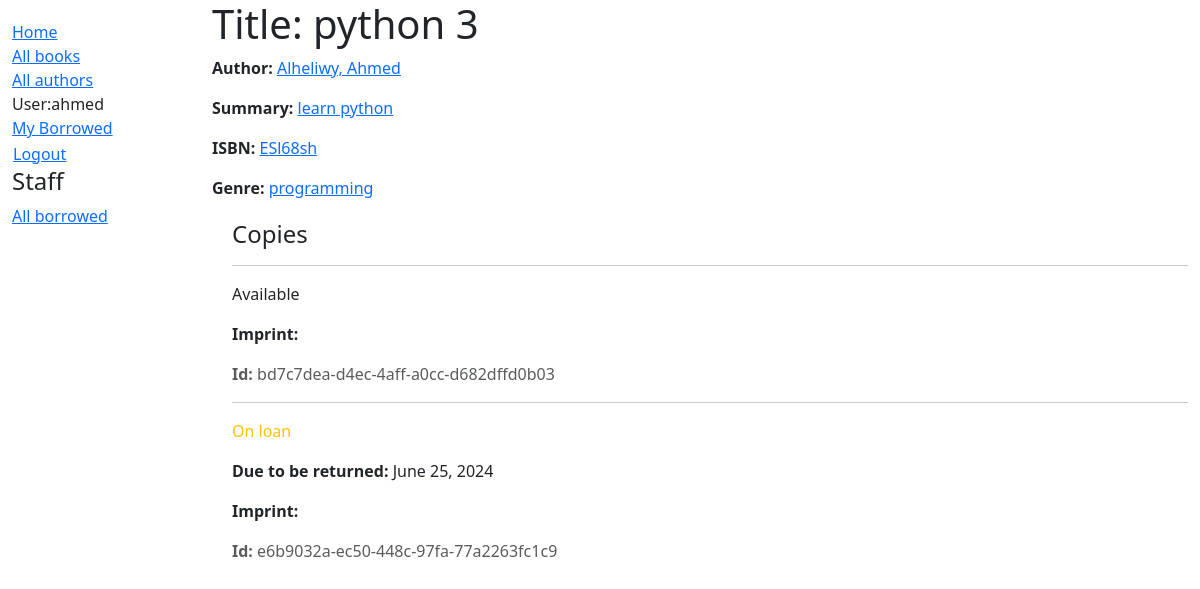
Before: /catalog/book/1 (signed in) with the older database file.
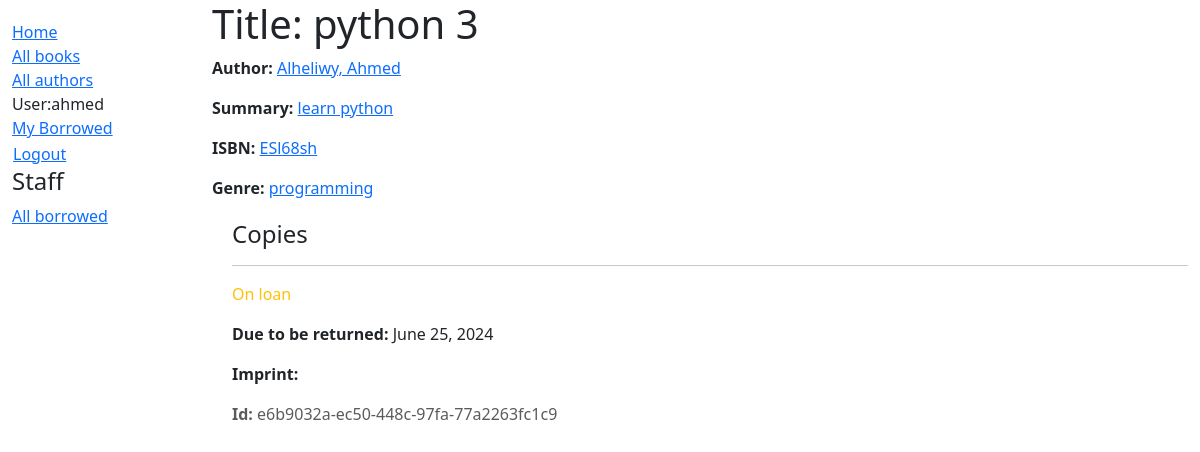
After: the same page with the newer database file.
### catalog/models.py (models this page shows, shortened)
class BookInstance(models.Model):
    id=models.UUIDField(primary_key=True,default=uuid.uuid4,help_text='Unique ID for book instances')
    book=models.ForeignKey('Book',on_delete=models.RESTRICT,null=True)
    imprint=models.CharField(max_length=200)
    due_back=models.DateField(null=True,blank=True)
    borrower=models.ForeignKey(settings.AUTH_USER_MODEL,on_delete=models.SET_NULL,null=True,blank=True)
    LOAN_STATUS=(
            ('m','Maintenance'),
            ('o','On loan'),
            ('a','Available'),
            ('r','Reserved'),
            )
    status=models.CharField(max_length=1,
                            choices=LOAN_STATUS,
                            blank=True,default='m',
                            help_text='Book Available',)
    class Meta:
        ordering=['due_back']
    class meta:
        permissisons=(('can_mark_returned','Set book as returned'),)

### catalog/views.py (the view)
# urls.py: path('book/<int:pk>',views.BookDetailView.as_view(),name='book-detail'),
class BookDetailView(LoginRequiredMixin,generic.DetailView):
    login_url='/accounts/login'
    redirect_field_name='redirect_to'
    model=Book

### catalog/models.py (called while the page is built)
    def __str__(self):
        return self.name

    def __str__(self):
        return f'{self.last_name}, {self.first_name}'

### catalog/templates/catalog/book_detail.html
{% extends "base_generic.html" %}
{% block content %}
 <h1>Title: {{book.title}}</h1>
 <p><strong>Author: </strong> <a href="{% url 'author-detail' book.author.pk %}">{{book.author}}</a></p>
 <p><strong>Summary: </strong> <a href="">{{book.summary}}</a></p>
 <p><strong>ISBN: </strong> <a href="">{{book.isbn}}</a></p>
 <p><strong>Genre: </strong> <a href="">{{book.genre.all | join:", "}}</a></p>
 <div style=' margin-left: 20px ; margin-top: 20px;'>
     <h4>Copies</h4>
     {% for copy in  book.bookinstance_set.all %}
        <hr/>
        <p class='{% if copy.status == 'a' %}text-success{% elif
        copy.status =='m' %}text-danger{% else %}text-warning
        {% endif %}'>
        {{ copy.get_status_display }}
        </p>
        {% if copy.status != 'a' %}
            <p><strong>Due to be returned:</strong> {{copy.due_back}}</p>
        {% endif %}
        <p><strong>Imprint:</strong> {{copy.Imprint}}</p>
        <p class='text-muted'><strong>Id:</strong> {{copy.id}}
    {% endfor %}
 </div>
{% endblock %}

Changed rows visible on the page:
no longer on this page (row edited): BookInstance: status "Available", id "bd7c7dea-d4ec-4aff-a0cc-d682dffd0b03"
